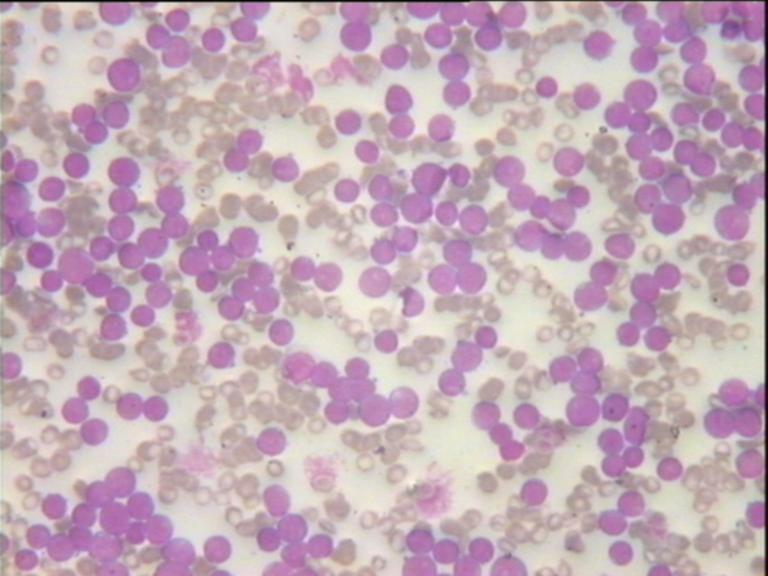
#> input picture Morfoloske_operacije/s58Hl.jpg, 768 x 576 px
$ python CountBloodCells.py
#> lines starting #> are read from the running program, lines starting #| are printed output that depends on the picture; after the words box and inside, x2 and y2 are one past the last pixel; in counts of white or black regions, pixels touching at a corner belong together
import numpy as np
import cv2 as cv
from matplotlib import pyplot as plt


# Ucitava i prikazuje originalnu sliku
img = cv.imread('s58Hl.jpg')
#> img is the input picture: shape (576, 768, 3); mean B, G, R 184, 171.7, 196
cv.imshow("Input", img)

# Median blur
imgMedian = cv.medianBlur(img, 11)
cv.imshow("Median blur", imgMedian)

# Prevodi u HSV i ekstraktuje Saturation kanal
imgHSV = cv.cvtColor(imgMedian, cv.COLOR_BGR2HSV)
#> imgHSV: shape (576, 768, 3); mean H, S, V 96.4, 38.1, 196.4
imgSat = imgHSV[:, :, 1]
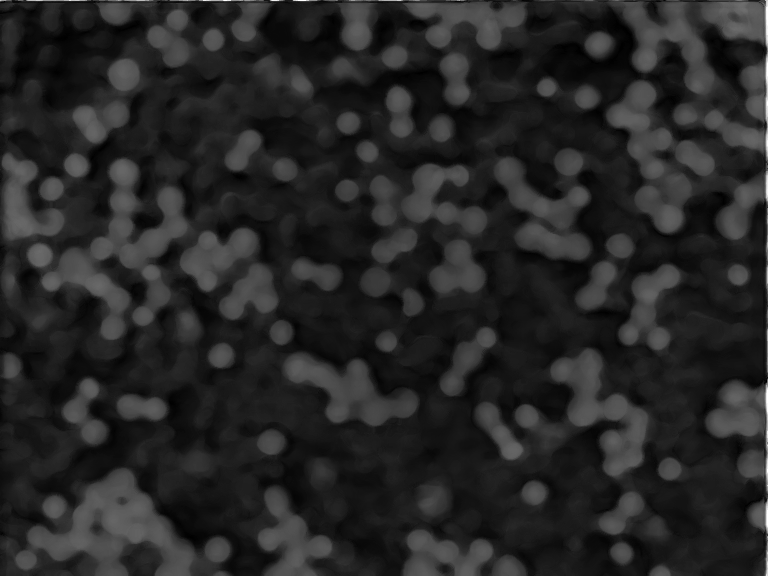
#> imgSat: shape (576, 768); min 0, max 255, mean 38.1
# Privremeno prikazuje sliku pomocu pyplot-a da bi se ocitao opseg hue vrednosti za pozadinu
if True:
    plt.imshow(imgSat)
    plt.show()

# Konvertuje sliku u binarnu koristeci opseg vrednosti
imgTh = cv.inRange(imgSat, 55, 255)
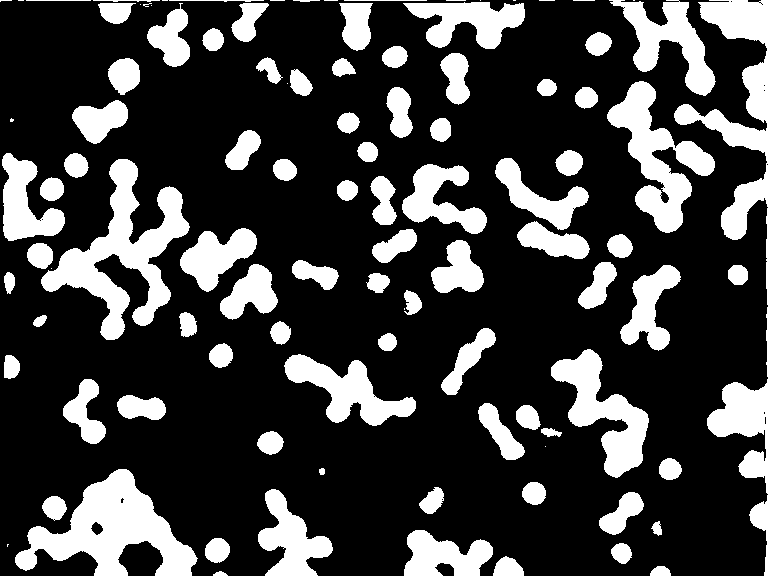
#> imgTh: shape (576, 768); 24.6% white; 107 white regions (18 under 20 px), largest, box (x1, y1, x2, y2) and area: (41, 159, 190, 340) 8992, (15, 469, 198, 576) 8818, (674, 0, 768, 240) 6863
cv.imshow("Threshold", imgTh)

# Primenjuje morfolosku operaciju otvaranja da odvoji blobove koji se dodiruju
kernel = cv.getStructuringElement(cv.MORPH_ELLIPSE, (15, 15))
imgOpen = cv.morphologyEx(src=imgTh, op=cv.MORPH_OPEN, kernel=kernel)
#> imgOpen: shape (576, 768); 23.4% white; 82 white regions, largest, box (x1, y1, x2, y2) and area: (41, 159, 189, 340) 8845, (28, 469, 196, 576) 8399, (607, 81, 692, 233) 5077
cv.imshow("Open", imgOpen)

# Nalazi povezane komponente
imgOut = img.copy()
cntCC, imgCC = cv.connectedComponents(imgOpen, connectivity=4)
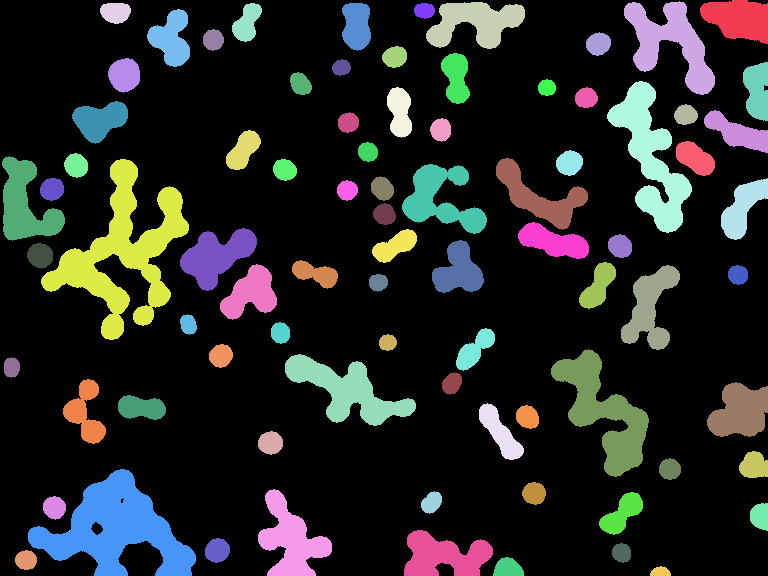
#> imgCC: shape (576, 768) int32; 83 distinct labels, from 0 to 82; one colour per label, 0 black
#> cntCC = 83

# Nalazi i crta bounding box za svaku od identifikovanih komponenti, nalazi najvecu komponentu
maxCnt = 0
maxBBox = None
for cc in range(1, cntCC):
    imgCurr = np.where(imgCC == cc, 255, 0).astype(np.uint8)
    x, y, w, h = cv.boundingRect(imgCurr)
    cnt = imgCurr.sum() / 255
    if cnt > maxCnt:
        maxCnt = cnt
        maxBBox = x, y, w, h
    cv.rectangle(imgOut, pt1=(x, y), pt2=(x+w, y+h), color=(0, 0, 255), thickness=2)
#> this loop made 82 passes
#> (x, y, w, h, cnt, maxCnt) on passes 1, 2, 18, 33: (700, 0, 68, 44, 2177, 2177), (624, 1, 91, 94, 3765, 3765), (607, 81, 85, 152, 5077, 5077), (41, 159, 148, 181, 8845, 8845)
#> (x, y, w, h, cnt) on passes 3 to 8: (426, 2, 99, 47, 2763), (100, 3, 31, 21, 519), (232, 3, 30, 39, 720), (342, 3, 29, 48, 1133), (414, 3, 21, 16, 264), (147, 9, 43, 58, 1495)
#> pass 1, `imgCurr = np.where(imgCC == cc, 255, 0).astype(np.uint8)`:
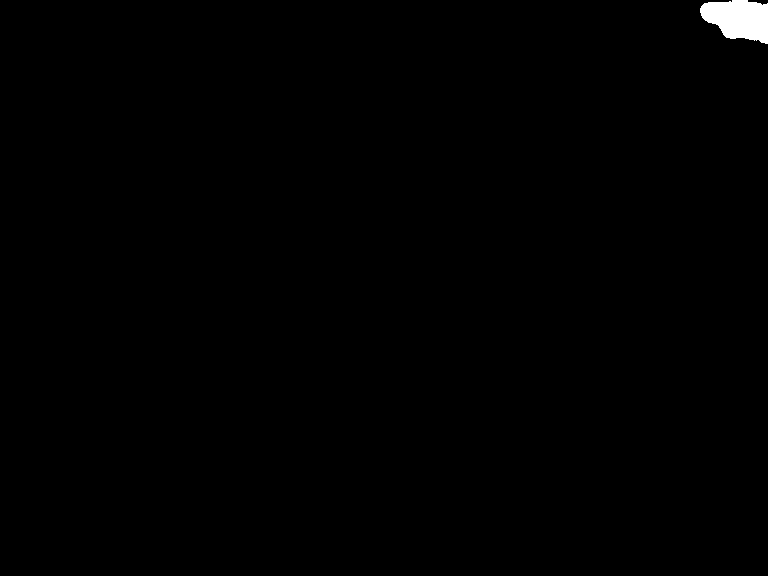
#> imgCurr: shape (576, 768); 0.49% white; 1 white region, box (x1, y1, x2, y2) and area: (700, 0, 768, 44) 2177
#> after the loop:
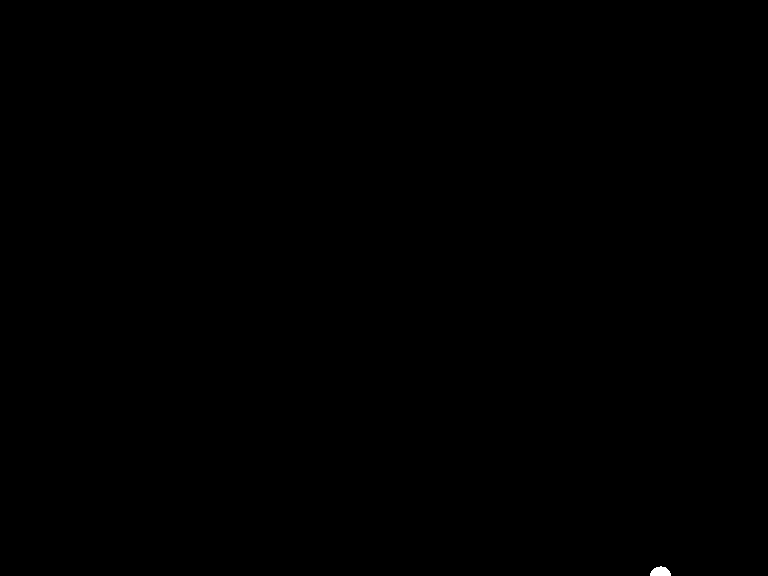
#> imgCurr: shape (576, 768); 0.04% white; 1 white region, box (x1, y1, x2, y2) and area: (650, 566, 671, 576) 158
#> after the loop:
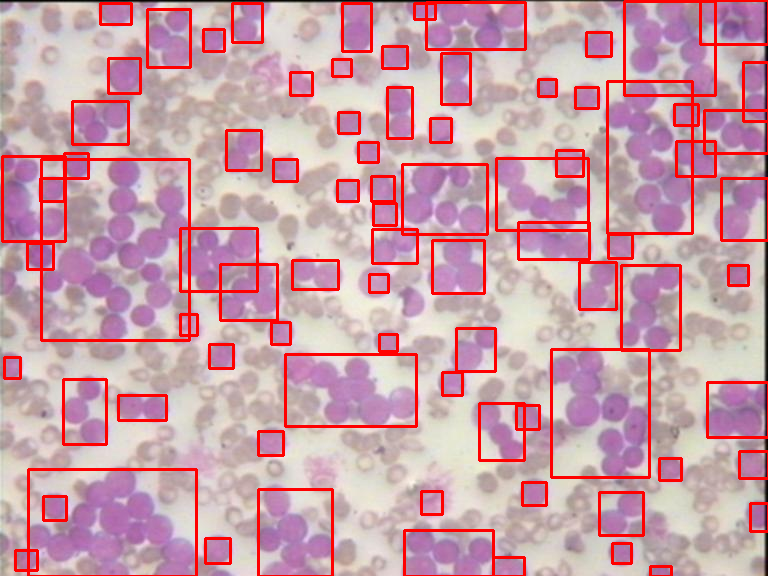
#> imgOut: shape (576, 768, 3); 8.64% of pixels changed, all inside (x1, y1, x2, y2) = (1, 0, 768, 576)
#> after the loop, maxCnt = 8845

# Ispisuje broj identifikovanih komponenti i prikazuje izlaz
cv.putText(imgOut, text='CNT: '+str(cntCC), org=(5, 17), fontFace=cv.FONT_HERSHEY_SIMPLEX, fontScale=0.5,
           color=(0, 0, 255), thickness=2)
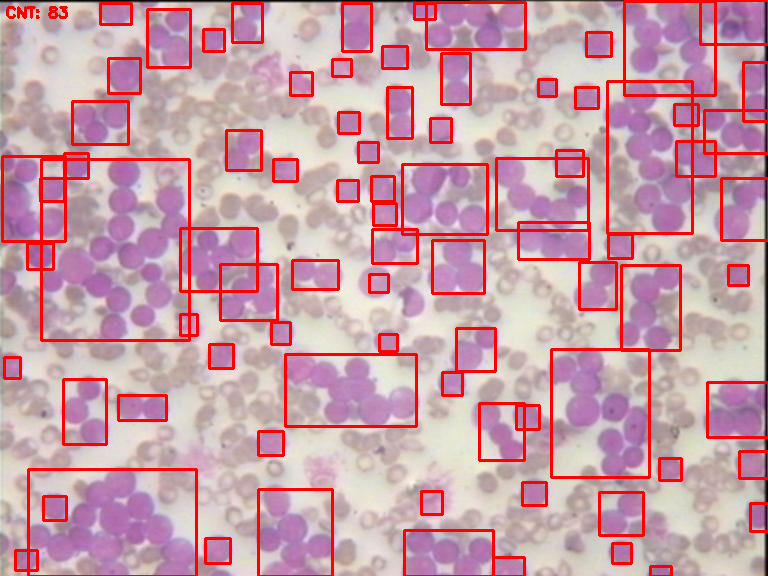
#> imgOut: shape (576, 768, 3); 0.09% of pixels changed, all inside (x1, y1, x2, y2) = (6, 6, 68, 19)
cv.imshow("Output", imgOut)

cv.waitKey(0)
cv.destroyAllWindows()

$ run again, with Morfoloske_operacije/buildings.jpg copied over Morfoloske_operacije/s58Hl.jpg
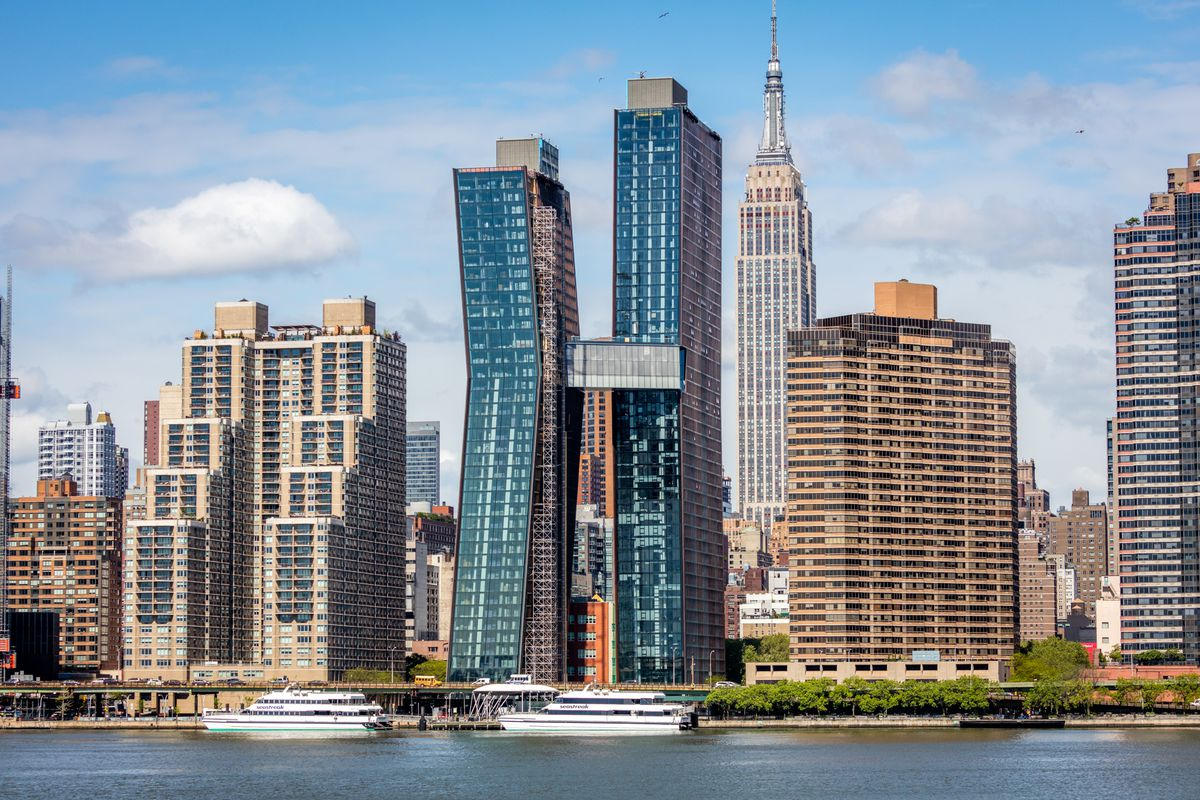
#> input picture Morfoloske_operacije/buildings.jpg, 1200 x 800 px
#> img is the input picture: shape (800, 1200, 3); mean B, G, R 153.4, 144.1, 133.3
#> imgHSV: shape (800, 1200, 3); mean H, S, V 83.8, 67.1, 164.1
#> imgTh: shape (800, 1200); 52.2% white; 745 black regions (650 under 20 px), largest, box (x1, y1, x2, y2) and area: (0, 116, 1200, 768) 259042, (614, 61, 1200, 684) 182382, (882, 64, 971, 114) 2678
#> imgOpen: shape (800, 1200); 45.1% white; 48 white regions, largest, box (x1, y1, x2, y2) and area: (0, 0, 1200, 347) 168184, (698, 333, 1200, 738) 77789, (0, 739, 1200, 800) 55723
#> `cntCC, imgCC = cv.connectedComponents(imgOpen, connectivity=4)`:
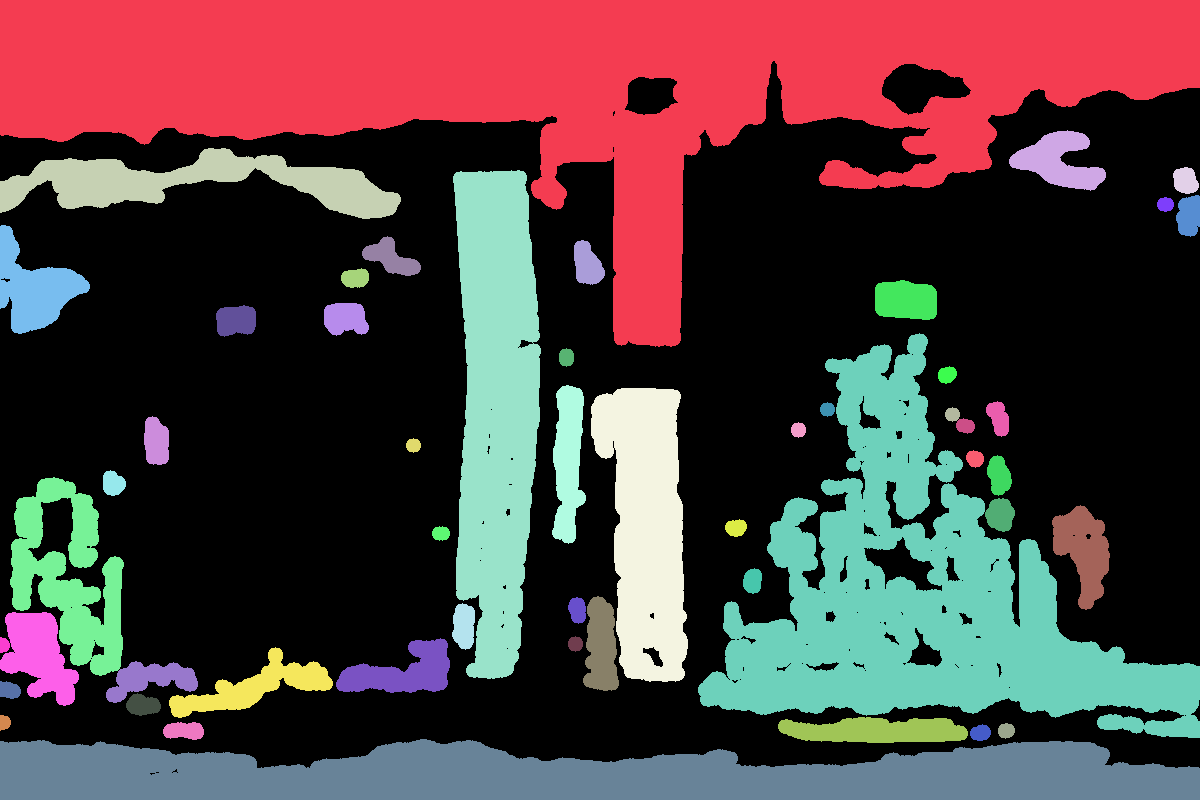
#> imgCC: shape (800, 1200) int32; 53 distinct labels, from 0 to 52; one colour per label, 0 black
#> cntCC = 53
#> the loop `for cc in range(1, cntCC):` made 52 passes
#> (x, y, w, h, cnt, maxCnt) on pass 1: (0, 0, 1200, 347, 168184, 168184)
#> after the loop `for cc in range(1, cntCC):`: maxCnt = 168184
#> `cv.putText(imgOut, text='CNT: '+str(cntCC), org=(5, 17), fontFace=cv.F..`:
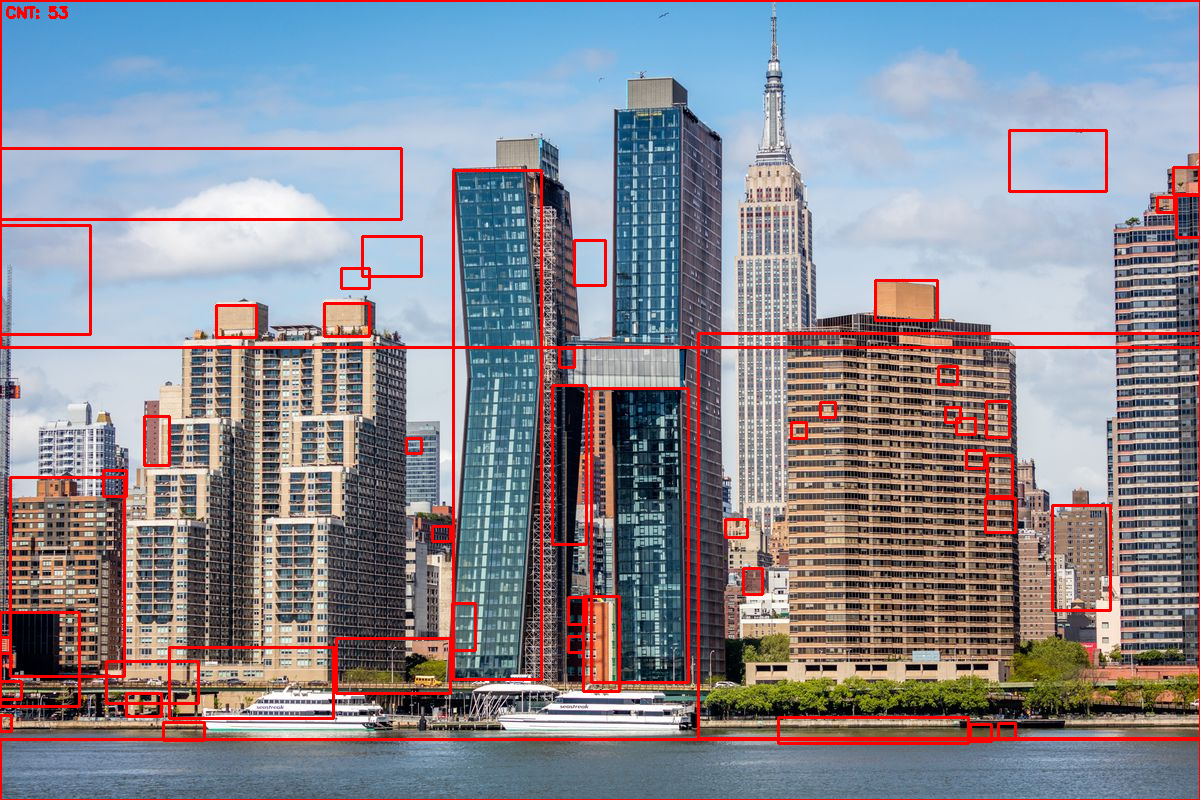
#> imgOut: shape (800, 1200, 3); mean B, G, R 147, 137.9, 139.5
